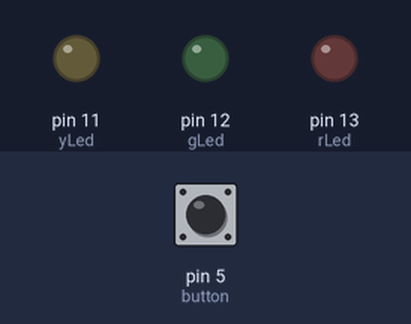
A sketch run on a simulated Arduino Uno, built with avr-gcc and run on an emulated ATmega328P. On the bench: output pins drawn as LEDs (lit = HIGH). The inputs (shaded band) are chosen by the test bench; at power-on: pin 5 (button) LOW. What the sketch prints to the serial monitor is not drawn.

Above: at 1.2 s.
1.3 s: pin 5 (button) pulled HIGH for 0.15 s
At 2.0 s:
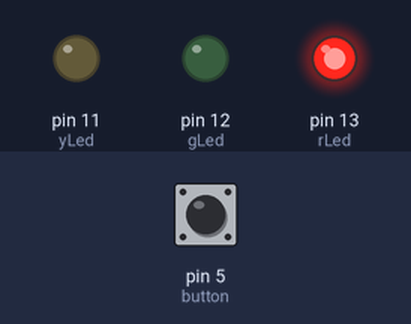
2.9 s: pin 5 (button) pulled HIGH for 1 s
At 3.2 s:
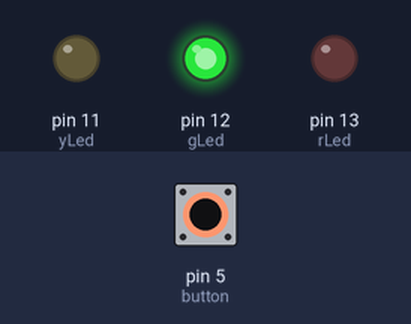
5.4 s: pin 5 (button) pulled HIGH for 0.15 s
At 6.3 s:
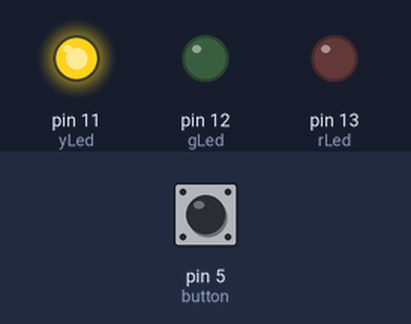
7.0 s: pin 5 (button) pulled HIGH for 3.2 s
At 7.6 s:
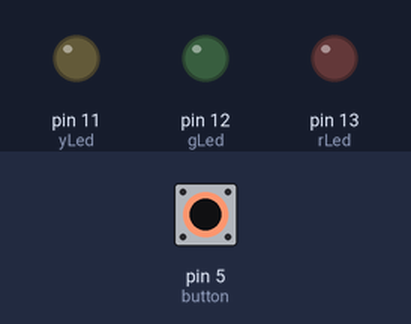
Timing chart, 0 to 10.0 s (numbered marks = the images above; inputs shaded):
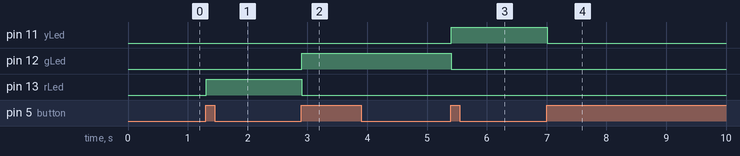

The sketch:

Counter.ino
```cpp
int rLed = 13;
int gLed = 12;
int yLed = 11;
int counter = 0;

int button = 5;
int reading;

boolean hasBeenPressed = false;
boolean rledOn = false;

void setup() {
  Serial.begin(9600);
  pinMode(rLed, OUTPUT);
  pinMode(gLed, OUTPUT);
  pinMode(yLed, OUTPUT);
  pinMode(button, INPUT);
}

void loop() {
  reading = digitalRead(button);

  Serial.println(counter);

  if (reading == 1) {
    if (hasBeenPressed == false) {
     counter = counter +1;
      hasBeenPressed = true;
    }
  }
  if (reading == 0) {
    hasBeenPressed = false;
  }

  if (counter == 0) {
    digitalWrite(rLed, LOW);
    digitalWrite(gLed, LOW);
    digitalWrite(yLed, LOW);
  }

  if (counter == 1) {
    digitalWrite(rLed, HIGH);
    digitalWrite(gLed, LOW);
    digitalWrite(yLed, LOW);
  }


  if (counter == 2) {
    digitalWrite(rLed, LOW);
    digitalWrite(gLed, HIGH);
    digitalWrite(yLed, LOW);
  }


  if (counter == 3) {
    digitalWrite(rLed, LOW);
    digitalWrite(gLed, LOW);
    digitalWrite(yLed, HIGH);
  }

  if (counter >= 4) {
    counter = 0;
  }


}
```

Measured:
- after the input at 1.3 s, pin 13 (rLed): LOW → HIGH at once
- after the input at 2.9 s, pin 12 (gLed): LOW → HIGH at once; pin 13 (rLed): HIGH → LOW at once
- after the input at 5.4 s, pin 11 (yLed): LOW → HIGH at once; pin 12 (gLed): HIGH → LOW at once
- after the input at 7.0 s, pin 11 (yLed): HIGH → LOW at once
